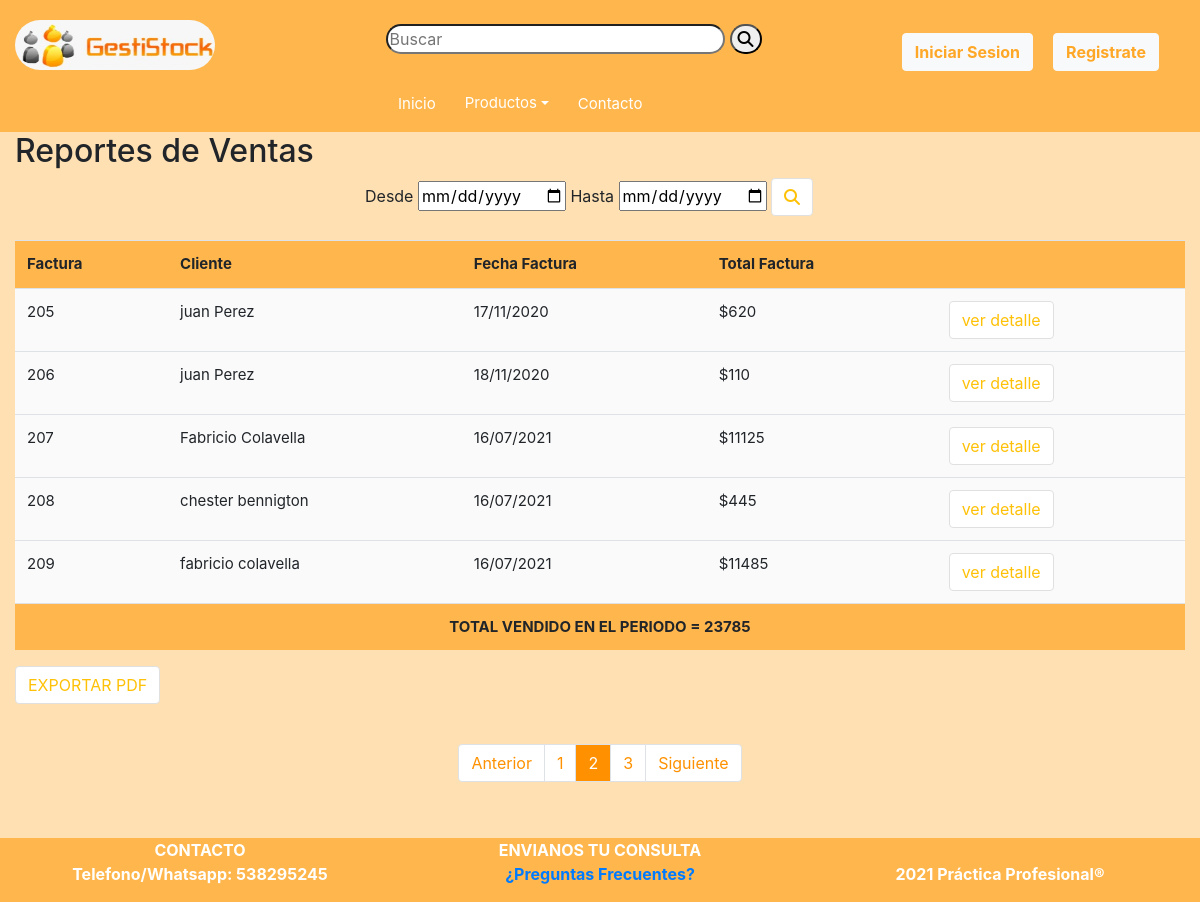
The app's page /reportesVentas.php?fDesde=0000-00-00&fHasta=0000-00-00&pagina=2, older data.
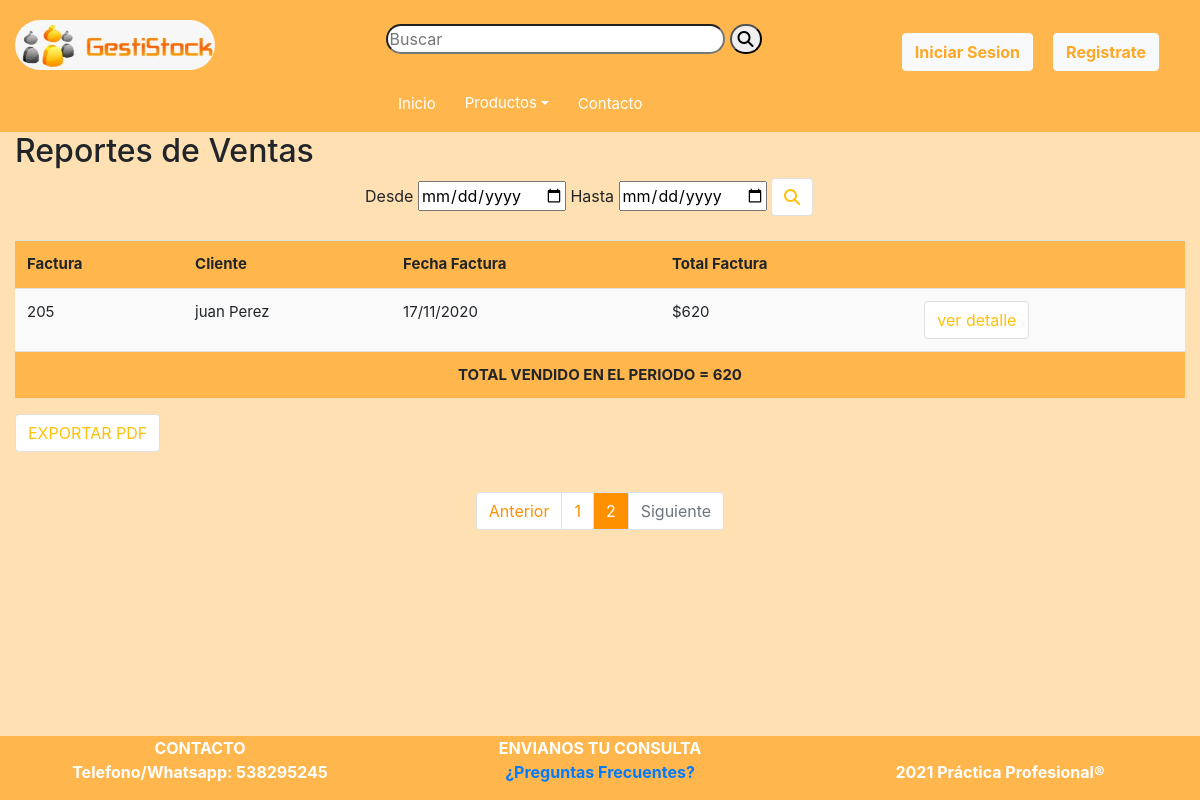
The same page, newer data.
### tables this page shows
CREATE TABLE `facturas` (
  `idFacturaVenta` int(11) NOT NULL,
  `idPersona` int(11) NOT NULL,
  `totalApagar` double NOT NULL,
  `fechaPedido` date NOT NULL
);

CREATE TABLE `datosfacturas` (
  `idFactura` int(11) NOT NULL,
  `idTipoFactura` int(11) NOT NULL DEFAULT 3,
  `idTipoTransaccion` int(11) NOT NULL DEFAULT 1,
  `numFactura` int(11) NOT NULL
);

CREATE TABLE `personas` (
  `idPersona` int(11) NOT NULL,
  `numDocumento` int(11) NOT NULL,
  `idTipoDocumento` int(11) NOT NULL,
  `nombre` varchar(45) NOT NULL,
  `apellido` varchar(45) NOT NULL,
  `fechaNac` date NOT NULL,
  `usuario` varchar(45) NOT NULL,
  `contrasenia` varchar(45) NOT NULL,
  `idEstado` int(11) NOT NULL
);

### reportesVentas.php (the view, shortened to what this page needs)
<?php
require 'header.php';
	if ((isset($_GET['fDesde']) && $_GET['fDesde']=='0000-00-00') && (isset($_GET['fHasta']) && $_GET['fHasta']=='0000-00-00')) {
		$consulta=mysqli_query($conexion,"SELECT count(idFacturaVenta) as cantFact FROM facturas as f WHERE  f.fechaPedido");
			while($r=mysqli_fetch_array($consulta)){
				$cantFact=$r['cantFact'];
			}
			$facturas_x_pag = 5;
			$paginas = $cantFact / $facturas_x_pag;
			$paginas = ceil($paginas);
			if (isset($_GET['pagina'])) {
				$iniciar = ($_GET['pagina'] - 1) * $facturas_x_pag;
				$queryFacturasIni="SELECT f.totalApagar as total, f.fechaPedido as fp, p.nombre,p.apellido, dt.numFactura as nFact from facturas as f
				JOIN personas as p on p.idPersona=f.idPersona
				JOIN datosfacturas as dt on dt.idFactura=f.idFacturaVenta
				order by dt.numFactura limit $iniciar,$facturas_x_pag ";
			    $rsFacturasIni=mysqli_query($conexion,$queryFacturasIni);
			}
	}
	?>
	<div class="row">
		<div class="col-md-12">
			<h2>Reportes de Ventas</h2>
		</div>
	</div>
	<form action="ventasPDF.php" method="POST">
		<div class="row justify-content-center">
			<div class="col-md-1"></div>
			<div class="col-md-6">
				<label for="fDesde">Desde</label>
				<input type="date" id="fDesde" name="fDesde" <?php if (isset($_GET['fDesde'])) {
				echo "value='".$_GET['fDesde']."'";
			} ?>>
				<label for="fHasta">Hasta</label>
				<input type="date" id="fHasta" name="fHasta" <?php if (isset($_GET['fHasta'])) {
				echo "value='".$_GET['fHasta']."'";
			}else{echo "value='".date("d-m-Y")."'";} ?>>
				<button name="buscar" value="0"  style="border-color: #e0e0e0;background:white" class="btn btn-outline-warning" id="button-addon2"><i class="fas fa-search"></i></button>
			</div>
		</div>
		</form>
		<br>
		<div class="row justify-content-center">
			<div class="col-md-12">
				<div style="background: white">
					<table class="table striped" style="background:#fafafa;">
						<tr>
							<th>Factura</th>
							<th>Cliente</th>
							<th>Fecha Factura</th>
							<th>Total Factura</th>
							<th></th>
						</tr>
						<?php
							$totalV=0;
							while ($rs1=mysqli_fetch_array($rsFacturasIni)){
								$fecha=date('d/m/Y',strtotime($rs1['fp']));?>
								<tr>
									<td><?php echo $rs1['nFact']; ?></td>
									<td><?php echo $rs1['nombre']." ".$rs1['apellido']; ?></td>
									<td><?php echo $fecha; ?></td>
									<td><?php echo "$".$rs1['total']; ?></td>
									<td>
										<form action="ventasPDF.php" method="POST">
											<button name="detallePDF" value="detalle" style="border-color: #e0e0e0;background:white" class="btn btn-outline-warning" id="button-addon2">ver detalle</button>
										</form>
									</td>
									<?php  $totalV+=$rs1['total']?>
								</tr>
							<?php };?>
							<tr align="center">
							   <th colspan="5"><?php echo "TOTAL VENDIDO EN EL PERIODO = ".$totalV ?></th>
							</tr>
					</table>
				</div>
			</div>
		</div>
		<form action="ventasPDF.php" method="POST">
			<button name="exportPDF" value="export" style="border-color: #e0e0e0;background:white" class="btn btn-outline-warning" id="button-addon2">EXPORTAR PDF</button>
	    </form>
	<div class="container" style="padding-top:40px">
				<nav arial-label="page navigation">
					<ul class="pagination justify-content-center">
					<li class="page-item <?php echo $_GET['pagina'] <= 1 ? 'disabled' : '' ?>"><a class="page-link" href="reportesVentas.php?fDesde=<?php echo $_GET['fDesde']; ?>&fHasta=<?php echo $_GET['fHasta'];?>&pagina=<?php echo $_GET['pagina'] - 1 ?>">Anterior</a></li>
					<?php for ($i = 1; $i <= $paginas; $i++) : ?>
						<li class="<?php echo $_GET['pagina'] == $i ? 'active' : '' ?>"><a class="page-link" href="reportesVentas.php?fDesde=<?php echo $_GET['fDesde']; ?>&fHasta=<?php echo $_GET['fHasta'];?>&pagina=<?php echo $i ?>"><?php echo $i ?></a></li>
					<?php endfor ?>
					<li class="page-item <?php echo $_GET['pagina'] >= $paginas ? 'disabled' : '' ?>"><a class="page-link" href="reportesVentas.php?fDesde=<?php echo $_GET['fDesde']; ?>&fHasta=<?php echo $_GET['fHasta'];?>&pagina=<?php echo $_GET['pagina'] + 1 ?>">Siguiente</a></li>
					</ul>
				</nav>
			</div>
	<?php
require 'footer.php'; ?>

Row changes from the older to the newer data that the page shows:
removed facturas: datosfacturas.numFactura "206", idPersona.nombre "juan", idPersona.apellido "Perez", fechaPedido "18/11/2020", totalApagar "110"
removed facturas: datosfacturas.numFactura "207", idPersona.nombre "Fabricio", idPersona.apellido "Colavella", fechaPedido "16/07/2021", totalApagar "11125"
removed facturas: datosfacturas.numFactura "208", idPersona.nombre "chester", idPersona.apellido "bennigton", fechaPedido "16/07/2021", totalApagar "445"
removed facturas: datosfacturas.numFactura "209", idPersona.nombre "fabricio", idPersona.apellido "colavella", fechaPedido "16/07/2021", totalApagar "11485"
Text that changed along with them:
$totalV: "23785" → "620"
list line gone: "3"
